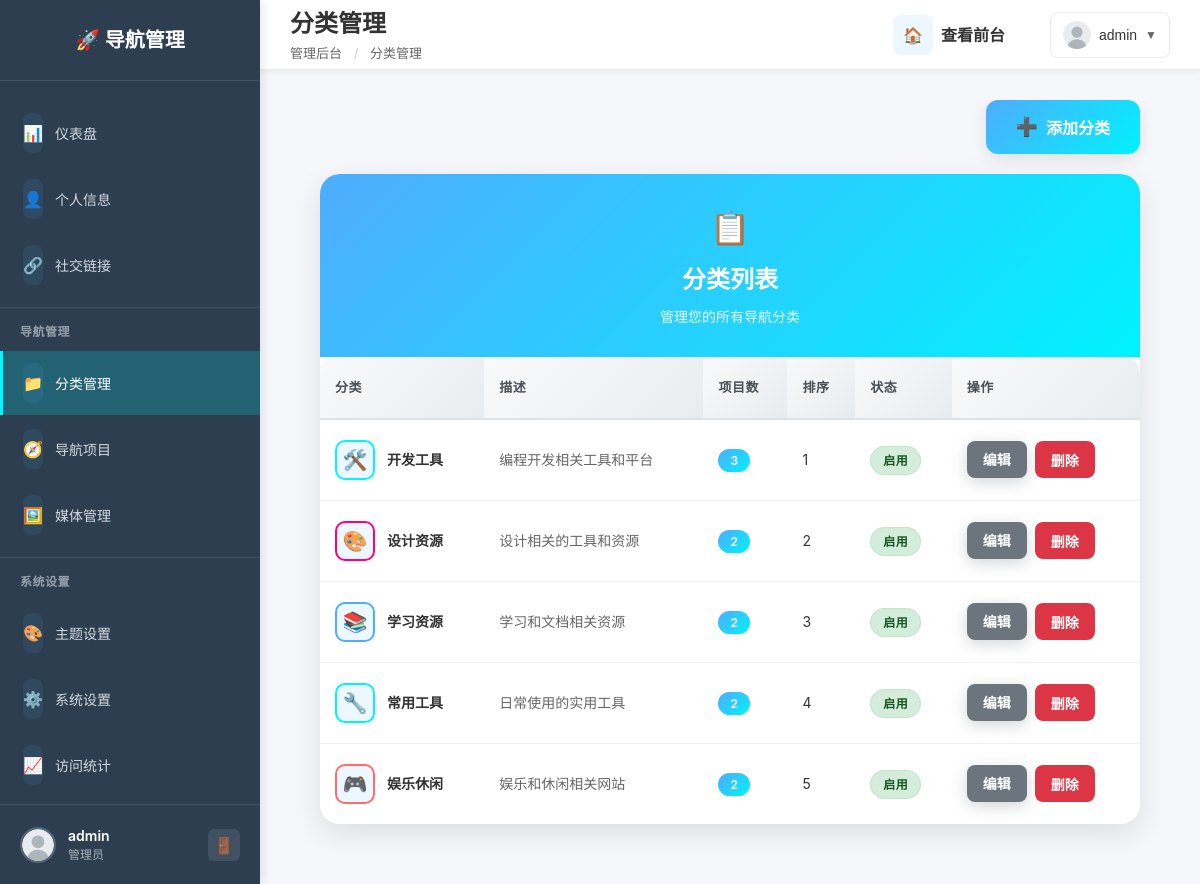
/admin/index.php?page=categories (signed in), run on the app's committed database.
### tables this page shows
CREATE TABLE `nav_categories` (
  `id` int(11) NOT NULL AUTO_INCREMENT,
  `name` varchar(100) NOT NULL COMMENT '分类名称',
  `icon` varchar(255) DEFAULT NULL COMMENT '分类图标',
  `color` varchar(7) NOT NULL DEFAULT '#00f5ff' COMMENT '分类颜色',
  `description` text COMMENT '分类描述',
  `sort_order` int(11) DEFAULT '0' COMMENT '排序',
  `is_active` tinyint(1) DEFAULT '1' COMMENT '是否启用',
  `created_at` timestamp NULL DEFAULT CURRENT_TIMESTAMP,
  `updated_at` timestamp NULL DEFAULT CURRENT_TIMESTAMP ON UPDATE CURRENT_TIMESTAMP,
  PRIMARY KEY (`id`)
);

### admin/includes/functions.php (called while the page is built, shortened)
<?php
function getCurrentUser() {
    $db = getDatabase();
    $stmt = $db->prepare("SELECT id, username, email, avatar, last_login FROM admin_users WHERE id = ?");
    $stmt->execute([$_SESSION['admin_id']]);
    return $stmt->fetch();
}
function fetchAll($sql, $params = []) {
    try {
        $db = getDatabase();
        $stmt = $db->prepare($sql);
        $stmt->execute($params);
        return $stmt->fetchAll();
    } catch (Exception $e) {
        error_log('fetchAll错误: ' . $e->getMessage());
        return [];
    }
}

### admin/pages/categories.php (the view, shortened to what this page needs)
<?php
$categories = fetchAll("
    SELECT c.*, COUNT(n.id) as item_count
    FROM nav_categories c
    LEFT JOIN nav_items n ON c.id = n.category_id AND n.is_active = 1
    GROUP BY c.id
    ORDER BY c.sort_order ASC, c.id ASC
");
?>
<div class="page-content" style="padding-top: 0; margin-top: 0;">
    <div class="quick-actions" style="margin-bottom: 20px; text-align: right;">
        <button class="btn btn-primary" onclick="showAddForm()">
            <span class="btn-icon">➕</span>
            添加分类
        </button>
    </div>
    <div class="category-list-card">
        <div class="card-header">
            <div class="header-icon">📋</div>
            <h3>分类列表</h3>
            <p>管理您的所有导航分类</p>
        </div>
        <div class="card-content">
            <?php if (empty($categories)): ?>
                <div class="empty-state">
                    <div class="empty-icon">📁</div>
                    <h3>暂无分类</h3>
                    <p>点击上方"添加分类"按钮来创建您的第一个分类</p>
                </div>
            <?php else: ?>
                <div class="table-responsive">
                    <table class="table">
                        <thead>
                            <tr>
                                <th>分类</th>
                                <th>描述</th>
                                <th>项目数</th>
                                <th>排序</th>
                                <th>状态</th>
                                <th>操作</th>
                            </tr>
                        </thead>
                        <tbody>
                            <?php foreach ($categories as $category): ?>
                                <tr>
                                    <td>
                                        <div class="category-info">
                                            <span class="category-icon" style="color: <?= htmlspecialchars($category['color']) ?>">
                                                <?php if (strpos($category['icon'], '/img/') !== false || strpos($category['icon'], 'admin/img/') !== false): ?>
                                                    <img src="<?= htmlspecialchars($category['icon']) ?>" alt="图标" style="width: 24px; height: 24px; object-fit: contain;">
                                                <?php else: ?>
                                                    <?= htmlspecialchars($category['icon']) ?>
                                                <?php endif; ?>
                                            </span>
                                            <span class="category-name"><?= htmlspecialchars($category['name']) ?></span>
                                        </div>
                                    </td>
                                    <td class="category-description">
                                        <?= htmlspecialchars($category['description']) ?>
                                    </td>
                                    <td>
                                        <span class="item-count"><?= $category['item_count'] ?></span>
                                    </td>
                                    <td><?= $category['sort_order'] ?></td>
                                    <td>
                                        <span class="status-badge <?= $category['is_active'] ? 'status-active' : 'status-inactive' ?>">
                                            <?= $category['is_active'] ? '启用' : '禁用' ?>
                                        </span>
                                    </td>
                                    <td>
                                        <div class="action-buttons">
                                            <a href="?page=categories&action=edit&id=<?= $category['id'] ?>" class="btn btn-sm btn-secondary">编辑</a>
                                            <button type="button" class="btn btn-sm btn-danger"
                                                    onclick="deleteCategory(<?= $category['id'] ?>, '<?= htmlspecialchars($category['name']) ?>', <?= $category['item_count'] ?>)">删除</button>
                                        </div>
                                    </td>
                                </tr>
                            <?php endforeach; ?>
                        </tbody>
                    </table>
                </div>
            <?php endif; ?>
        </div>
    </div>
</div>

### admin/index.php (shortened to what this page needs)
<?php
require_once __DIR__ . '/includes/functions.php';
$page = $_GET['page'] ?? 'dashboard';
$currentUser = function_exists('getCurrentUser') ? getCurrentUser() : ['username' => 'Admin', 'avatar' => '../assets/images/default-avatar.svg'];
$pageTitles = [
    'dashboard' => '仪表盘',
    'profile' => '个人信息',
    'social' => '社交链接',
    'navigation' => '导航管理',
    'categories' => '分类管理',
    'media' => '媒体管理',
    'themes' => '主题设置',
    'settings' => '系统设置',
    'stats' => '访问统计',
    'logs' => '系统日志'
];
$pageTitle = $pageTitles[$page] ?? '管理后台';
?>
<!DOCTYPE html>
<html lang="zh-CN">
<head>
    <link rel="stylesheet" href="assets/css/admin.css">
    <link rel="stylesheet" href="assets/css/components.css">
</head>
<body>
        <div class="admin-layout">
            <aside class="sidebar">
                <div class="sidebar-header">
                    <div class="logo">
                        <h2>🚀 导航管理</h2>
                    </div>
                </div>
                <nav class="sidebar-nav">
                    <ul>
                        <li class="<?= $page === 'dashboard' ? 'active' : '' ?>">
                            <a href="?page=dashboard">
                                <span class="icon">📊</span>
                                <span class="text">仪表盘</span>
                            </a>
                        </li>
                        <li class="<?= $page === 'profile' ? 'active' : '' ?>">
                            <a href="?page=profile">
                                <span class="icon">👤</span>
                                <span class="text">个人信息</span>
                            </a>
                        </li>
                        <li class="<?= $page === 'social' ? 'active' : '' ?>">
                            <a href="?page=social">
                                <span class="icon">🔗</span>
                                <span class="text">社交链接</span>
                            </a>
                        </li>
                        <li class="nav-divider">导航管理</li>
                        <li class="<?= $page === 'categories' ? 'active' : '' ?>">
                            <a href="?page=categories">
                                <span class="icon">📁</span>
                                <span class="text">分类管理</span>
                            </a>
                        </li>
                        <li class="<?= $page === 'navigation' ? 'active' : '' ?>">
                            <a href="?page=navigation">
                                <span class="icon">🧭</span>
                                <span class="text">导航项目</span>
                            </a>
                        </li>
                        <li class="<?= $page === 'media' ? 'active' : '' ?>">
                            <a href="?page=media">
                                <span class="icon">🖼️</span>
                                <span class="text">媒体管理</span>
                            </a>
                        </li>
                        <li class="nav-divider">系统设置</li>
                        <li class="<?= $page === 'themes' ? 'active' : '' ?>">
                            <a href="?page=themes">
                                <span class="icon">🎨</span>
                                <span class="text">主题设置</span>
                            </a>
                        </li>
                        <li class="<?= $page === 'settings' ? 'active' : '' ?>">
                            <a href="?page=settings">
                                <span class="icon">⚙️</span>
                                <span class="text">系统设置</span>
                            </a>
                        </li>
                        <li class="<?= $page === 'stats' ? 'active' : '' ?>">
                            <a href="?page=stats">
                                <span class="icon">📈</span>
                                <span class="text">访问统计</span>
                            </a>
                        </li>
                        <li class="<?= $page === 'logs' ? 'active' : '' ?>">
                            <a href="?page=logs">
                            </a>
                        </li>
                    </ul>
                </nav>
                <div class="sidebar-footer">
                    <div class="user-info">
                        <div class="user-avatar">
                            <img src="<?= $currentUser['avatar'] ?? '../assets/images/default-avatar.svg' ?>" alt="头像">
                        </div>
                        <div class="user-details">
                            <div class="user-name"><?= htmlspecialchars($currentUser['username']) ?></div>
                            <div class="user-role">管理员</div>
                        </div>
                    </div>
                    <a href="?page=logout" class="logout-btn" title="退出登录">🚪</a>
                </div>
            </aside>
            <main class="main-content">
                <header class="top-bar">
                    <div class="page-title">
                        <h1><?= $pageTitle ?></h1>
                        <div class="breadcrumb">
                            <span>管理后台</span>
                            <span class="separator">/</span>
                            <span><?= $pageTitle ?></span>
                        </div>
                    </div>
                    <div class="top-actions">
                        <a href="../index.html" target="_blank" class="btn btn-outline">
                            <span class="icon">🏠</span>
                            <span>查看前台</span>
                        </a>
                        <div class="user-menu">
                            <button class="user-menu-btn">
                                <img src="<?= $currentUser['avatar'] ?? '../assets/images/default-avatar.svg' ?>" alt="头像">
                                <span><?= htmlspecialchars($currentUser['username']) ?></span>
                                <span class="arrow">▼</span>
                            </button>
                        </div>
                    </div>
                </header>
                <div class="page-content">
                    <?php
                    $pageFile = "pages/{$page}.php";
                    if (file_exists($pageFile)) {
                        include $pageFile;
                    } else {
                        echo '<div class="error-message">页面不存在</div>';
                    }
                    ?>
                </div>
            </main>
        </div>
</body>
</html>

### admin/assets/css/components.css (style rules this page uses)
.btn { display: inline-flex; align-items: center; gap: 8px; padding: 12px 24px; border: none; border-radius: 8px; font-size: 16px; font-weight: 600; cursor: pointer; transition: all 0.3s ease; text-decoration: none; }
.btn-primary { background: linear-gradient(135deg, #4facfe 0%, #00f2fe 100%); color: white; box-shadow: 0 4px 15px rgba(79, 172, 254, 0.3); }
.btn-secondary { background: #6c757d; color: white; box-shadow: 0 4px 15px rgba(108, 117, 125, 0.3); }
.card-header { background: linear-gradient(135deg, #4facfe 0%, #00f2fe 100%); color: white; padding: 24px; }
.table { width: 100%; border-collapse: collapse; }
.table th { background: #f8f9fa; padding: 16px; text-align: left; font-weight: 600; color: #495057; border-bottom: 2px solid #dee2e6; }
.table td { padding: 16px; border-bottom: 1px solid #f0f0f0; }
.icon { display: inline-flex; align-items: center; justify-content: center; width: 40px; height: 40px; border-radius: 8px; background: rgba(79, 172, 254, 0.1); color: #4facfe; font-size: 20px; }

### data on the page
nav_categories: icon "🛠️", name "开发工具", description "编程开发相关工具和平台", item_count "3", sort_order "1", is_active "启用"
nav_categories: icon "🎨", name "设计资源", description "设计相关的工具和资源", item_count "2", sort_order "2", is_active "启用"
nav_categories: icon "📚", name "学习资源", description "学习和文档相关资源", item_count "2", sort_order "3", is_active "启用"
nav_categories: icon "🔧", name "常用工具", description "日常使用的实用工具", item_count "2", sort_order "4", is_active "启用"
nav_categories: icon "🎮", name "娱乐休闲", description "娱乐和休闲相关网站", item_count "2", sort_order "5", is_active "启用"

### other printed values
$currentUser['username'] "admin"
$pageTitle "分类管理"
